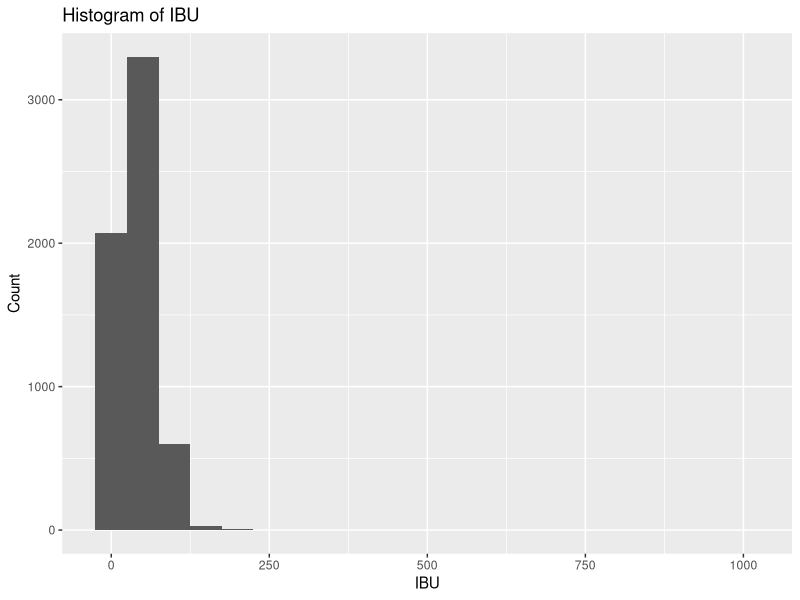
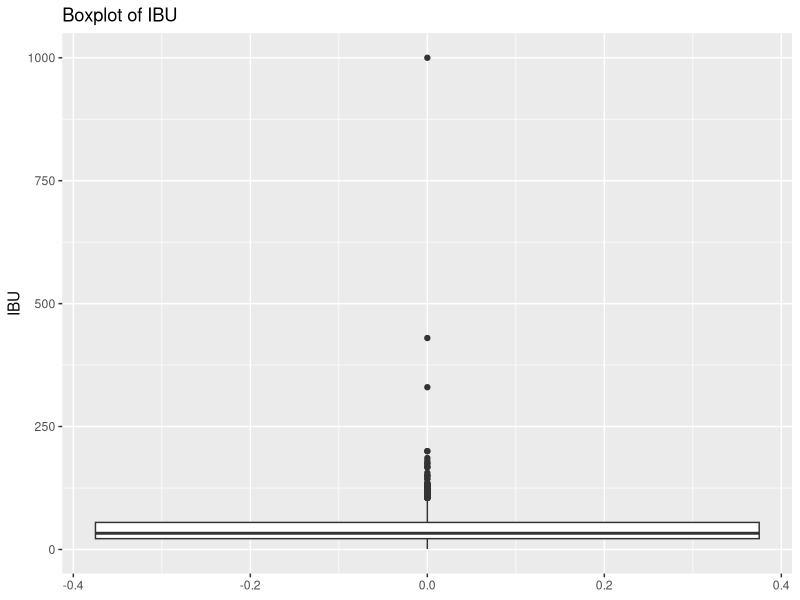
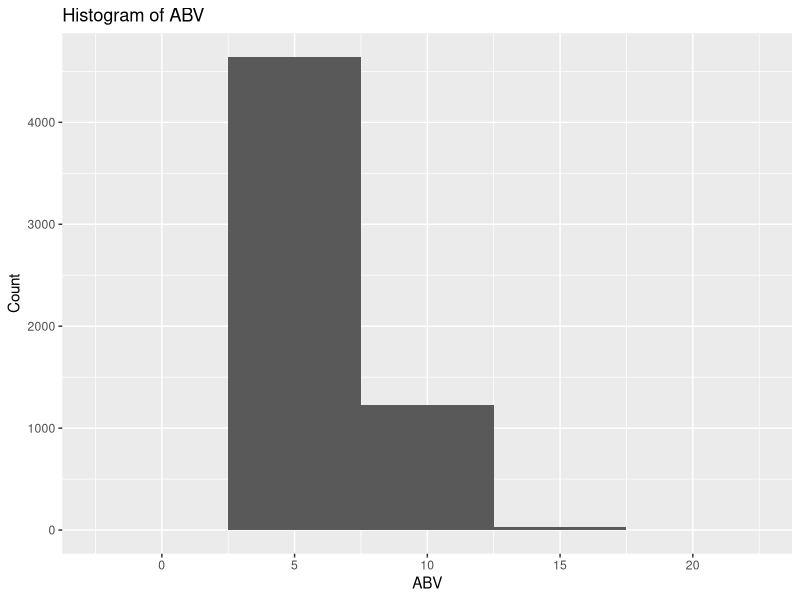
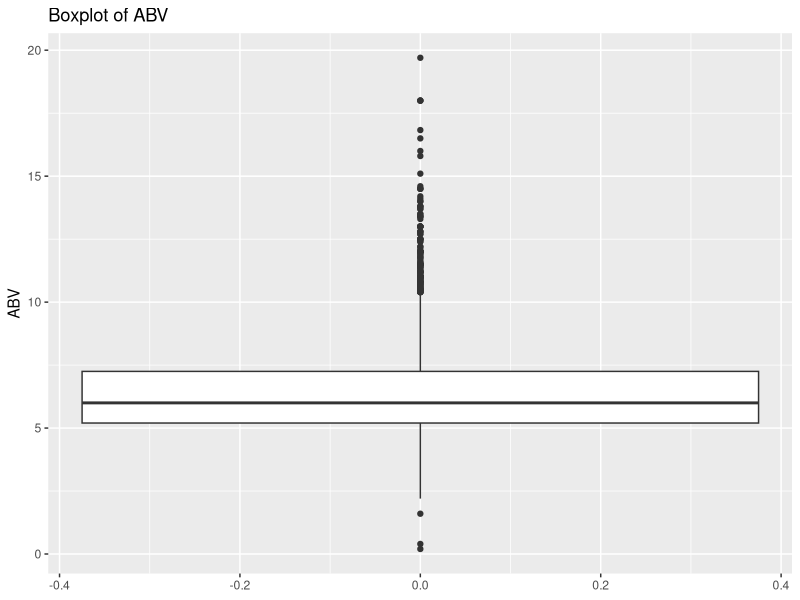
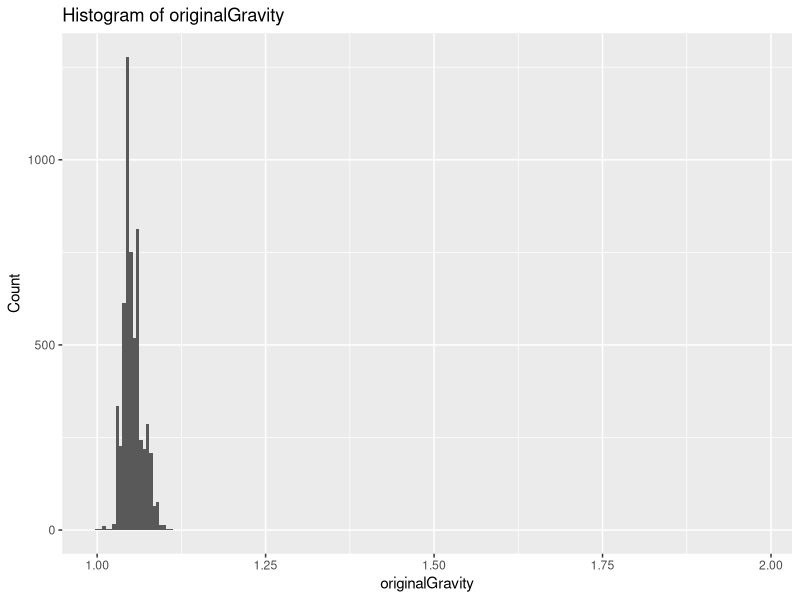
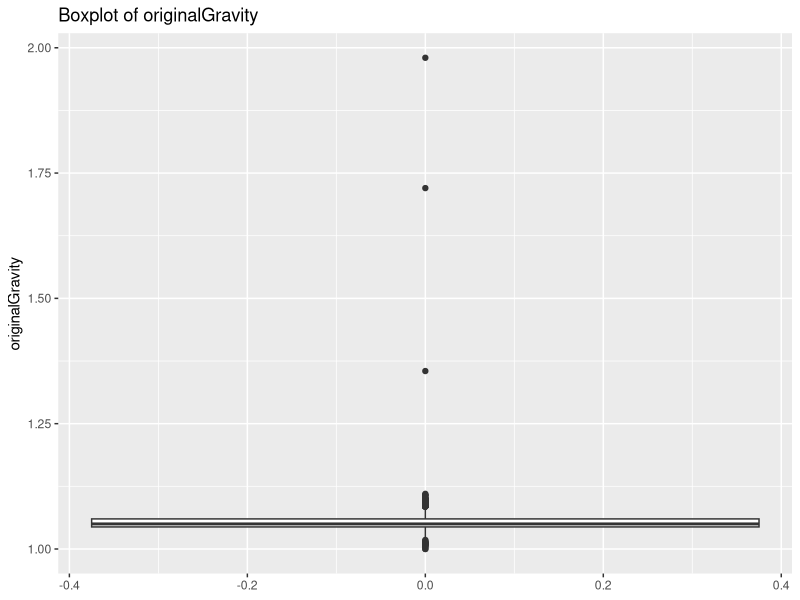
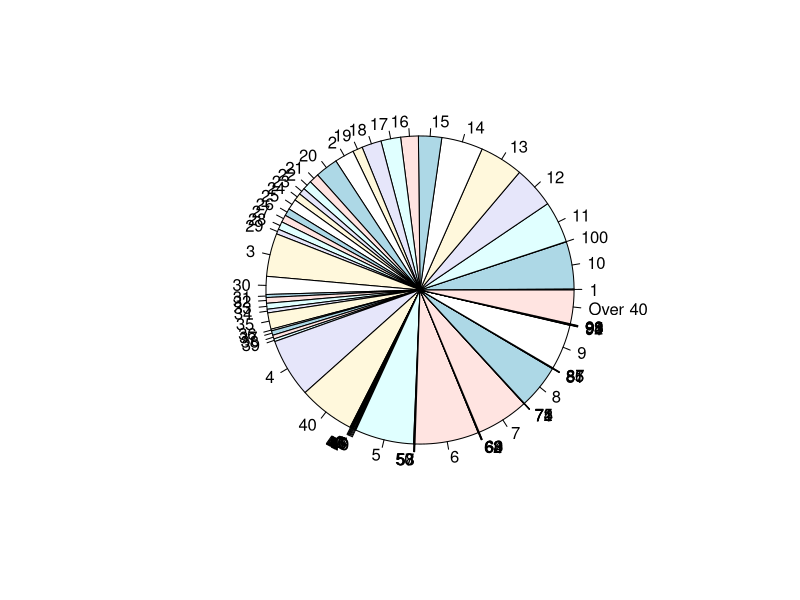

Source code (R) for these figures, in order:
## ---- chunk 1
install.packages("tidyverse")
library(tidyverse)
install.packages("ggplot2")
library(ggplot2)
## ---- chunk 2

## ---- chunk 3
beerdf = read.csv("beer_train.csv")
#head(beerdf)
View(beerdf)
dim(beerdf)
colnames(beerdf)
## ---- chunk 4
#table(beerdf$isOrganic)
beerdf$isOrganic[which(beerdf$isOrganic=="Y")] <- 1

beerdf$isOrganic[which(beerdf$isOrganic=="N")] <- 0

beerdf$isOrganic <- as.numeric(beerdf$isOrganic)

View(beerdf)
#table(beerdf$isOrganic)
## ---- chunk 5
# Number of missing data values in glass 
sum(beerdf$glass == "")
## ---- chunk 6
beerdf_new <- subset(beerdf, select = -c(available, description, glass, name))

View(beerdf_new)
dim(beerdf_new)
colnames(beerdf_new)
## ---- chunk 7
summary(beerdf_new)
typeof(beerdf_new)
## ---- chunk 8
# IBU Histogram
ggplot(data = beerdf_new, aes(x = ibu)) +
  geom_histogram(binwidth = 50) +
  labs(title = "Histogram of IBU", x = "IBU", y = "Count")
## ---- chunk 9
# Observing Outliers visullay for IBU using Bolxplot
ggplot(data = beerdf_new, aes(y = ibu)) +
  geom_boxplot() +
  labs(title = "Boxplot of IBU", y = "IBU")
## ---- chunk 10
# Constructing our upper and lowerbounds
Q1 <- quantile(beerdf_new$ibu, 0.25)
Q3 <- quantile(beerdf_new$ibu, 0.75)
IQR <- Q3 - Q1

lower_bound <- Q1 - 1.5 * IQR
upper_bound <- Q3 + 1.5 * IQR

# Identifying our outliers
outliers <- beerdf_new$ibu[beerdf_new$ibu < lower_bound | beerdf_new$ibu > upper_bound]
print(outliers)
length(outliers)
## ---- chunk 11
beerdf_new <- beerdf_new[beerdf_new$ibu >= lower_bound & beerdf_new$ibu <= upper_bound, ]
dim(beerdf_new)
## ---- chunk 12
#summary(beerdf_new)
## ---- chunk 13
# ABV Histogram
ggplot(data = beerdf_new, aes(x = abv)) +
  geom_histogram(binwidth = 5) +
  labs(title = "Histogram of ABV", x = "ABV", y = "Count")
## ---- chunk 14
# Observing Outliers visullay for ABV using Bolxplot
ggplot(data = beerdf_new, aes(y = abv)) +
  geom_boxplot() +
  labs(title = "Boxplot of ABV", y = "ABV")
## ---- chunk 15
# ABV
# Constructing our upper and lowerbounds
abv_Q1 <- quantile(beerdf_new$abv, 0.25)
abv_Q3 <- quantile(beerdf_new$abv, 0.75)
abv_IQR <- abv_Q3 - abv_Q1

abv_lower_bound <- abv_Q1 - 1.5 * abv_IQR
abv_upper_bound <- abv_Q3 + 1.5 * abv_IQR

# Identifying our outliers
abv_outliers <- beerdf_new$abv[beerdf_new$abv < abv_lower_bound | beerdf_new$abv > abv_upper_bound]
print(abv_outliers)
length(abv_outliers) 
## ---- chunk 16
# Creating a new data set that has no outliers
cleaned_data <- beerdf_new[beerdf_new$abv >= abv_lower_bound & beerdf_new$abv <= abv_upper_bound, ]
dim(cleaned_data)
## ---- chunk 17
# OiginalGravity Histogram
ggplot(data = cleaned_data, aes(x = originalGravity)) +
  geom_histogram(binwidth = .005) +
  labs(title = "Histogram of originalGravity", x = "originalGravity", y = "Count")

# Observing Outliers visullay for originalGravity using Bolxplot
ggplot(data = cleaned_data, aes(y = originalGravity)) +
  geom_boxplot() +
  labs(title = "Boxplot of originalGravity", y = "originalGravity")
## ---- chunk 18
# Original Gravity
# Constructing our upper and lowerbounds
og_Q1 <- quantile(cleaned_data$originalGravity, 0.25)
og_Q3 <- quantile(cleaned_data$originalGravity, 0.75)
og_IQR <- og_Q3 - og_Q1

og_lower_bound <- og_Q1 - 1.5 * og_IQR
og_upper_bound <- og_Q3 + 1.5 * og_IQR

# Identifying our outliers
og_outliers <- cleaned_data$originalGravity[cleaned_data$originalGravity < og_lower_bound | cleaned_data$originalGravity > og_upper_bound]
print(og_outliers)
length(og_outliers) 

# Further cleaning our data set to remove original Gravity outliers
cleaned_data <- cleaned_data[cleaned_data$originalGravity >= og_lower_bound & cleaned_data$originalGravity <= og_upper_bound, ]
dim(cleaned_data)
## ---- chunk 19

## ---- chunk 20
sum(beerdf_new$srm == "Over 40")
## ---- chunk 21
# Number of observations in srm with string value "over 40"
sum(beerdf_new$srm == "Over 40")

beerdf_new$srm[which(beerdf_new$srm=="Y")] <- 1
beerdf_new$isOrganic[which(beerdf_new$isOrganic=="Y")] <- 1

#beerdf_new$srm <- as.data.frame(beerdf_new$srm == "Over 40", "String", "Numerical")

#class_counts <- table(beerdf$srm)
#print(class_counts)

pie(table(beerdf$srm), names(table(beerdf$srm)))
## ---- chunk 22
